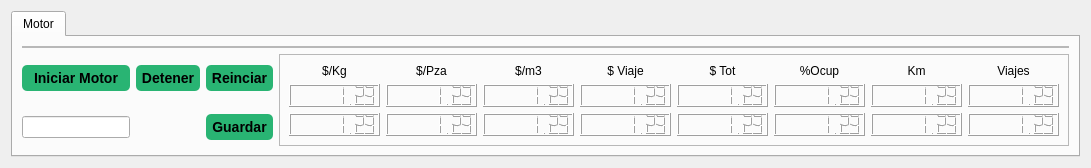
          <widget class="QWidget" name="tabGeneradorMotor">
           <attribute name="title">
            <string>2. Motor</string>
           </attribute>
           <layout class="QGridLayout" name="gridLayout_2">
            <item row="0" column="0">
             <widget class="QTabWidget" name="tabWidget_8">
              <property name="tabPosition">
               <enum>QTabWidget::North</enum>
              </property>
              <property name="currentIndex">
               <number>0</number>
              </property>
              <widget class="QWidget" name="tab_3">
               <attribute name="title">
                <string>Motor</string>
               </attribute>
               <layout class="QGridLayout" name="gridLayout_29">
                <item row="0" column="0" colspan="4">
                 <widget class="QFrame" name="frameMotor">
                  <property name="frameShape">
                   <enum>QFrame::StyledPanel</enum>
                  </property>
                  <property name="frameShadow">
                   <enum>QFrame::Raised</enum>
                  </property>
                 </widget>
                </item>
                <item row="1" column="0">
                 <widget class="QPushButton" name="pushButtonGeneradorMotorIniciarMotor">
                  <property name="styleSheet">
                   <string notr="true">QPushButton#pushButtonGeneradorMotorIniciarMotor {
background-color: rgb(41, 180, 115);
border-radius: 5px;
font: bold 14px;
padding: 5px;
} </string>
                  </property>
                  <property name="text">
                   <string>Iniciar Motor</string>
                  </property>
                 </widget>
                </item>
                <item row="1" column="1">
                 <widget class="QPushButton" name="pushButtonGeneradorMotorDetenerMotor">
                  <property name="styleSheet">
                   <string notr="true">QPushButton#pushButtonGeneradorMotorDetenerMotor {
background-color: rgb(41, 180, 115);
border-radius: 5px;
font: bold 14px;
padding: 5px;
} </string>
                  </property>
                  <property name="text">
                   <string>Detener</string>
                  </property>
                 </widget>
                </item>
                <item row="1" column="2">
                 <widget class="QPushButton" name="pushButtonGeneradorMotorReiniciarMotor">
                  <property name="styleSheet">
                   <string notr="true">QPushButton#pushButtonGeneradorMotorReiniciarMotor {
background-color: rgb(41, 180, 115);
border-radius: 5px;
font: bold 14px;
padding: 5px;
} </string>
                  </property>
                  <property name="text">
                   <string>Reinciar</string>
                  </property>
                 </widget>
                </item>
                <item row="1" column="3" rowspan="2">
                 <widget class="QFrame" name="frame_28">
                  <property name="frameShape">
                   <enum>QFrame::StyledPanel</enum>
                  </property>
                  <property name="frameShadow">
                   <enum>QFrame::Raised</enum>
                  </property>
                  <layout class="QGridLayout" name="gridLayout_35">
                   <item row="0" column="0">
                    <widget class="QLabel" name="label_38">
                     <property name="text">
                      <string>$/Kg</string>
                     </property>
                     <property name="alignment">
                      <set>Qt::AlignCenter</set>
                     </property>
                    </widget>
                   </item>
                   <item row="0" column="1">
                    <widget class="QLabel" name="label_39">
                     <property name="text">
                      <string>$/Pza</string>
                     </property>
                     <property name="alignment">
                      <set>Qt::AlignCenter</set>
                     </property>
                    </widget>
                   </item>
                   <item row="0" column="2">
                    <widget class="QLabel" name="label_40">
                     <property name="text">
                      <string>$/m3</string>
                     </property>
                     <property name="alignment">
                      <set>Qt::AlignCenter</set>
                     </property>
                    </widget>
                   </item>
                   <item row="0" column="3">
                    <widget class="QLabel" name="label_41">
                     <property name="text">
                      <string>$ Viaje</string>
                     </property>
                     <property name="alignment">
                      <set>Qt::AlignCenter</set>
                     </property>
                    </widget>
                   </item>
                   <item row="0" column="4">
                    <widget class="QLabel" name="label_42">
                     <property name="text">
                      <string>$ Tot</string>
                     </property>
                     <property name="alignment">
                      <set>Qt::AlignCenter</set>
                     </property>
                    </widget>
                   </item>
                   <item row="0" column="5">
                    <widget class="QLabel" name="label_43">
                     <property name="text">
                      <string>%Ocup</string>
                     </property>
                     <property name="alignment">
                      <set>Qt::AlignCenter</set>
                     </property>
                    </widget>
                   </item>
                   <item row="0" column="6">
                    <widget class="QLabel" name="label_44">
                     <property name="text">
                      <string>Km</string>
                     </property>
                     <property name="alignment">
                      <set>Qt::AlignCenter</set>
                     </property>
                    </widget>
                   </item>
                   <item row="0" column="7">
                    <widget class="QLabel" name="label_45">
                     <property name="text">
                      <string>Viajes</string>
                     </property>
                     <property name="alignment">
                      <set>Qt::AlignCenter</set>
                     </property>
                    </widget>
                   </item>
                   <item row="1" column="0">
                    <widget class="QLCDNumber" name="lcdNumberCostoKg">
                     <property name="font">
                      <font>
                       <pointsize>9</pointsize>
                       <weight>50</weight>
                       <bold>false</bold>
                      </font>
                     </property>
                     <property name="frameShadow">
                      <enum>QFrame::Raised</enum>
                     </property>
                     <property name="smallDecimalPoint">
                      <bool>false</bool>
                     </property>
                     <property name="digitCount">
                      <number>8</number>
                     </property>
                     <property name="value" stdset="0">
                      <double>1.230000000000000</double>
                     </property>
                    </widget>
                   </item>
                   <item row="1" column="1">
                    <widget class="QLCDNumber" name="lcdNumberCostoPieza">
                     <property name="font">
                      <font>
                       <pointsize>9</pointsize>
                       <weight>50</weight>
                       <bold>false</bold>
                      </font>
                     </property>
                     <property name="frameShadow">
                      <enum>QFrame::Raised</enum>
                     </property>
                     <property name="smallDecimalPoint">
                      <bool>false</bool>
                     </property>
                     <property name="digitCount">
                      <number>8</number>
                     </property>
                     <property name="value" stdset="0">
                      <double>1.230000000000000</double>
                     </property>
                    </widget>
                   </item>
                   <item row="1" column="2">
                    <widget class="QLCDNumber" name="lcdNumberCostoM3">
                     <property name="font">
                      <font>
                       <pointsize>9</pointsize>
                       <weight>50</weight>
                       <bold>false</bold>
                      </font>
                     </property>
                     <property name="frameShadow">
                      <enum>QFrame::Raised</enum>
                     </property>
                     <property name="smallDecimalPoint">
                      <bool>false</bool>
                     </property>
                     <property name="digitCount">
                      <number>8</number>
                     </property>
                     <property name="value" stdset="0">
                      <double>1.230000000000000</double>
                     </property>
                    </widget>
                   </item>
                   <item row="1" column="3">
                    <widget class="QLCDNumber" name="lcdNumberCostoViaje">
                     <property name="font">
                      <font>
                       <pointsize>9</pointsize>
                       <weight>50</weight>
                       <bold>false</bold>
                      </font>
                     </property>
                     <property name="frameShadow">
                      <enum>QFrame::Raised</enum>
                     </property>
                     <property name="smallDecimalPoint">
                      <bool>false</bool>
                     </property>
                     <property name="digitCount">
                      <number>8</number>
                     </property>
                     <property name="value" stdset="0">
                      <double>1.230000000000000</double>
                     </property>
                    </widget>
                   </item>
                   <item row="1" column="4">
                    <widget class="QLCDNumber" name="lcdNumberCostoTotal">
                     <property name="font">
                      <font>
                       <pointsize>9</pointsize>
                       <weight>50</weight>
                       <bold>false</bold>
                      </font>
                     </property>
                     <property name="frameShadow">
                      <enum>QFrame::Raised</enum>
                     </property>
                     <property name="smallDecimalPoint">
                      <bool>false</bool>
                     </property>
                     <property name="digitCount">
                      <number>8</number>
                     </property>
                     <property name="value" stdset="0">
                      <double>1.230000000000000</double>
                     </property>
                    </widget>
                   </item>
                   <item row="1" column="5">
                    <widget class="QLCDNumber" name="lcdNumberOcupacion">
                     <property name="font">
                      <font>
                       <pointsize>9</pointsize>
                       <weight>50</weight>
                       <bold>false</bold>
                      </font>
                     </property>
                     <property name="frameShadow">
                      <enum>QFrame::Raised</enum>
                     </property>
                     <property name="smallDecimalPoint">
                      <bool>false</bool>
                     </property>
                     <property name="digitCount">
                      <number>8</number>
                     </property>
                     <property name="value" stdset="0">
                      <double>1.230000000000000</double>
                     </property>
                    </widget>
                   </item>
                   <item row="1" column="6">
                    <widget class="QLCDNumber" name="lcdNumberKm">
                     <property name="font">
                      <font>
                       <pointsize>9</pointsize>
                       <weight>50</weight>
                       <bold>false</bold>
                      </font>
                     </property>
                     <property name="frameShadow">
                      <enum>QFrame::Raised</enum>
                     </property>
                     <property name="smallDecimalPoint">
                      <bool>false</bool>
                     </property>
                     <property name="digitCount">
                      <number>8</number>
                     </property>
                     <property name="value" stdset="0">
                      <double>1.230000000000000</double>
                     </property>
                    </widget>
                   </item>
                   <item row="1" column="7">
                    <widget class="QLCDNumber" name="lcdNumberViajes">
                     <property name="font">
                      <font>
                       <pointsize>9</pointsize>
                       <weight>50</weight>
                       <bold>false</bold>
                      </font>
                     </property>
                     <property name="frameShadow">
                      <enum>QFrame::Raised</enum>
                     </property>
                     <property name="smallDecimalPoint">
                      <bool>false</bool>
                     </property>
                     <property name="digitCount">
                      <number>8</number>
                     </property>
                     <property name="value" stdset="0">
                      <double>1.230000000000000</double>
                     </property>
                    </widget>
                   </item>
                   <item row="2" column="0">
                    <widget class="QLCDNumber" name="lcdNumberCostoKgDif">
                     <property name="font">
                      <font>
                       <pointsize>9</pointsize>
                       <weight>50</weight>
                       <bold>false</bold>
                      </font>
                     </property>
                     <property name="frameShadow">
                      <enum>QFrame::Raised</enum>
                     </property>
                     <property name="smallDecimalPoint">
                      <bool>false</bool>
                     </property>
                     <property name="digitCount">
                      <number>8</number>
                     </property>
                     <property name="value" stdset="0">
                      <double>1.230000000000000</double>
                     </property>
                    </widget>
                   </item>
                   <item row="2" column="1">
                    <widget class="QLCDNumber" name="lcdNumberCostoPiezaDif">
                     <property name="font">
                      <font>
                       <pointsize>9</pointsize>
                       <weight>50</weight>
                       <bold>false</bold>
                      </font>
                     </property>
                     <property name="frameShadow">
                      <enum>QFrame::Raised</enum>
                     </property>
                     <property name="smallDecimalPoint">
                      <bool>false</bool>
                     </property>
                     <property name="digitCount">
                      <number>8</number>
                     </property>
                     <property name="value" stdset="0">
                      <double>1.230000000000000</double>
                     </property>
                    </widget>
                   </item>
                   <item row="2" column="2">
                    <widget class="QLCDNumber" name="lcdNumberCostoM3Dif">
                     <property name="font">
                      <font>
                       <pointsize>9</pointsize>
                       <weight>50</weight>
                       <bold>false</bold>
                      </font>
                     </property>
                     <property name="frameShadow">
                      <enum>QFrame::Raised</enum>
                     </property>
                     <property name="smallDecimalPoint">
                      <bool>false</bool>
                     </property>
                     <property name="digitCount">
                      <number>8</number>
                     </property>
                     <property name="value" stdset="0">
                      <double>1.230000000000000</double>
                     </property>
                    </widget>
                   </item>
                   <item row="2" column="3">
                    <widget class="QLCDNumber" name="lcdNumberCostoViajeDif">
                     <property name="font">
                      <font>
                       <pointsize>9</pointsize>
                       <weight>50</weight>
                       <bold>false</bold>
                      </font>
                     </property>
                     <property name="frameShadow">
                      <enum>QFrame::Raised</enum>
                     </property>
                     <property name="smallDecimalPoint">
                      <bool>false</bool>
                     </property>
                     <property name="digitCount">
                      <number>8</number>
                     </property>
                     <property name="value" stdset="0">
                      <double>1.230000000000000</double>
                     </property>
                    </widget>
                   </item>
                   <item row="2" column="4">
                    <widget class="QLCDNumber" name="lcdNumberCostoTotalDif">
                     <property name="font">
                      <font>
                       <pointsize>9</pointsize>
                       <weight>50</weight>
                       <bold>false</bold>
                      </font>
                     </property>
                     <property name="frameShadow">
                      <enum>QFrame::Raised</enum>
                     </property>
                     <property name="smallDecimalPoint">
                      <bool>false</bool>
                     </property>
                     <property name="digitCount">
                      <number>8</number>
                     </property>
                     <property name="value" stdset="0">
                      <double>1.230000000000000</double>
                     </property>
                    </widget>
                   </item>
                   <item row="2" column="5">
                    <widget class="QLCDNumber" name="lcdNumberOcupacionDif">
                     <property name="font">
                      <font>
                       <pointsize>9</pointsize>
                       <weight>50</weight>
                       <bold>false</bold>
                      </font>
                     </property>
                     <property name="frameShadow">
                      <enum>QFrame::Raised</enum>
                     </property>
                     <property name="smallDecimalPoint">
                      <bool>false</bool>
                     </property>
                     <property name="digitCount">
                      <number>8</number>
                     </property>
                     <property name="value" stdset="0">
                      <double>1.230000000000000</double>
                     </property>
                    </widget>
                   </item>
                   <item row="2" column="6">
                    <widget class="QLCDNumber" name="lcdNumberKmDif">
                     <property name="font">
                      <font>
                       <pointsize>9</pointsize>
                       <weight>50</weight>
                       <bold>false</bold>
                      </font>
                     </property>
                     <property name="frameShadow">
                      <enum>QFrame::Raised</enum>
                     </property>
                     <property name="smallDecimalPoint">
                      <bool>false</bool>
                     </property>
                     <property name="digitCount">
                      <number>8</number>
                     </property>
                     <property name="value" stdset="0">
                      <double>1.230000000000000</double>
                     </property>
                    </widget>
                   </item>
                   <item row="2" column="7">
                    <widget class="QLCDNumber" name="lcdNumberViajesDif">
                     <property name="font">
                      <font>
                       <pointsize>9</pointsize>
                       <weight>50</weight>
                       <bold>false</bold>
                      </font>
                     </property>
                     <property name="frameShadow">
                      <enum>QFrame::Raised</enum>
                     </property>
                     <property name="smallDecimalPoint">
                      <bool>false</bool>
                     </property>
                     <property name="digitCount">
                      <number>8</number>
                     </property>
                     <property name="value" stdset="0">
                      <double>1.230000000000000</double>
                     </property>
                    </widget>
                   </item>
                  </layout>
                 </widget>
                </item>
                <item row="2" column="0">
                 <widget class="QLineEdit" name="lineEditSSResultados"/>
                </item>
                <item row="2" column="2">
                 <widget class="QPushButton" name="pushButtonGeneradorMotorGuardar">
                  <property name="styleSheet">
                   <string notr="true">QPushButton#pushButtonGeneradorMotorGuardar {
background-color: rgb(41, 180, 115);
border-radius: 5px;
font: bold 14px;
padding: 5px;
} </string>
                  </property>
                  <property name="text">
                   <string>Guardar</string>
                  </property>
                 </widget>
                </item>
               </layout>
              </widget>
             </widget>
            </item>
           </layout>
          </widget>
